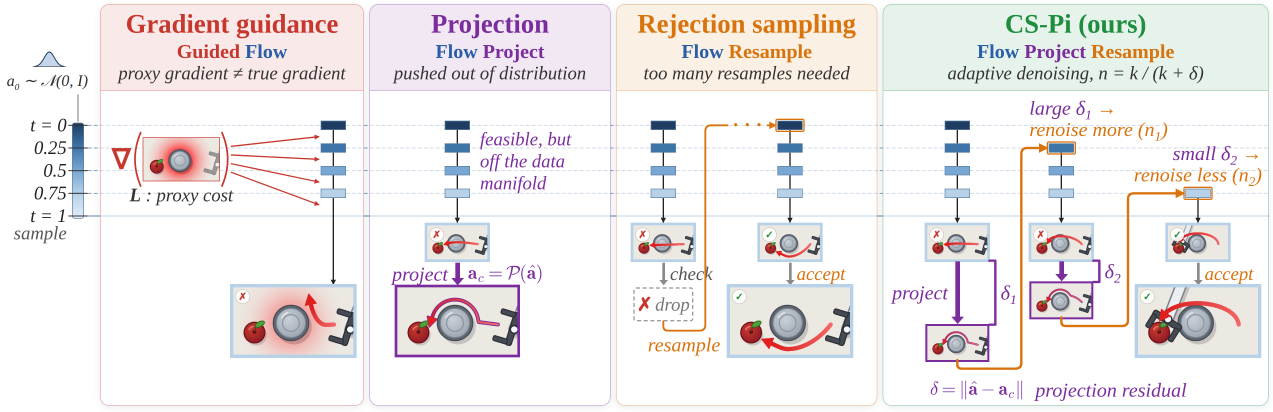
#> input picture figures/concept.png, 3818 x 1234 px, found by its file name (shown at 1/3 size)
$ python crop_concept.py
#> lines starting #> are read from the running program, lines starting #| are printed output that depends on the picture
#!/usr/bin/env python3
"""Cut the concept figure into its four method panels (lossless, full height).

Source: site/public/figures/concept.png (the paper's fig:concept, 3818x1234).
Output: site/public/figures/concept/<method>.png, shown one per method in the
"Four ways" section; opened side by side they rebuild the full figure. Panel
edges are the 2-px frame lines found by scanning the image.
"""
from pathlib import Path

from PIL import Image

ROOT = Path(__file__).resolve().parent.parent
SRC = ROOT / "site" / "public" / "figures" / "concept.png"
OUT = ROOT / "site" / "public" / "figures" / "concept"
PANELS = {  # x-range of each panel's frame (inclusive)
    "guidance": (300, 1091),
    "projection": (1108, 1831),
    "rejection": (1848, 2631),
    "cspi": (2648, 3805),
}


def main() -> None:
    im = Image.open(SRC)
#> im is the input picture: PIL image 3818x1234 RGB; mean R, G, B 239.1, 234.8, 235
    assert im.size == (3818, 1234), f"unexpected size {im.size}; re-measure PANELS"
    OUT.mkdir(parents=True, exist_ok=True)
    for name, (x0, x1) in PANELS.items():
        crop = im.crop((x0 - 2, 0, min(im.width, x1 + 3), im.height))
        crop.save(OUT / f"{name}.png", optimize=True)
        print(name, crop.size)
#> this loop made 4 passes
#> pass 1, in main, `crop = im.crop((x0 - 2, 0, min(im.width, x1 + 3), im.height))`:
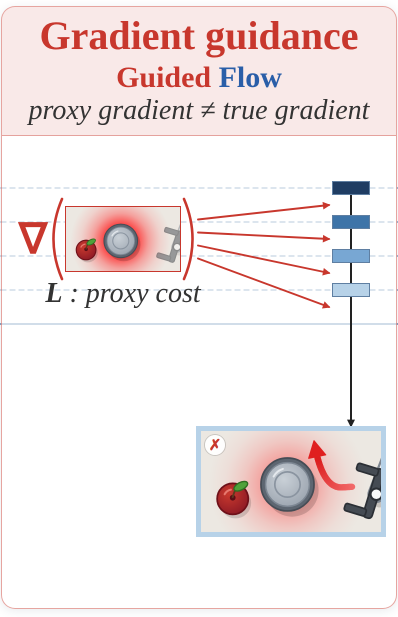
#> crop: PIL image 796x1234 RGB (shown at 1/2 size); mean R, G, B 242.5, 232.7, 232.8
#> pass 2, in main, `crop = im.crop((x0 - 2, 0, min(im.width, x1 + 3), im.height))`:
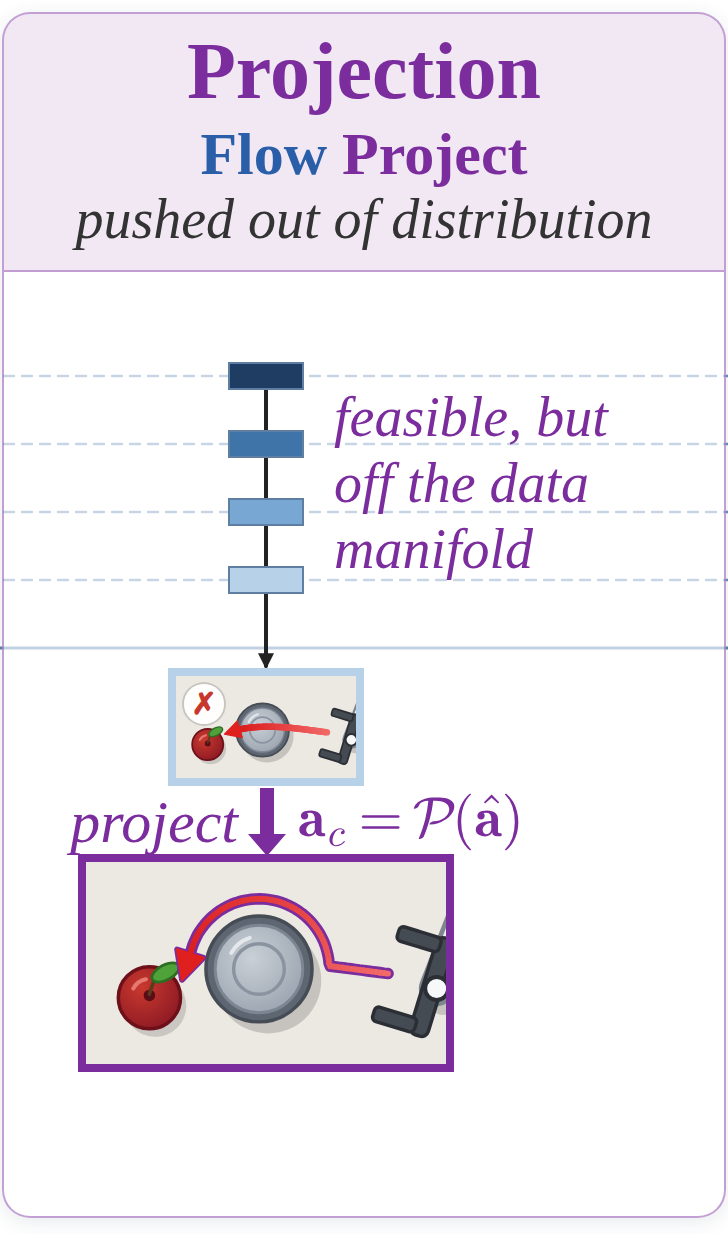
#> crop: PIL image 728x1234 RGB; mean R, G, B 238, 232.6, 240
#> pass 3, in main, `crop = im.crop((x0 - 2, 0, min(im.width, x1 + 3), im.height))`:
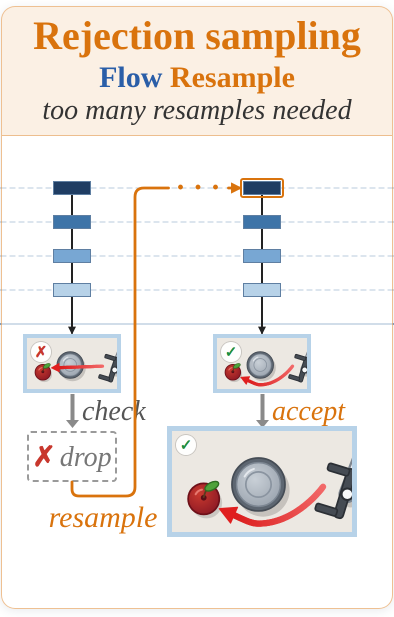
#> crop: PIL image 788x1234 RGB (shown at 1/2 size); mean R, G, B 240.4, 234.8, 230.3
#> after the loop:
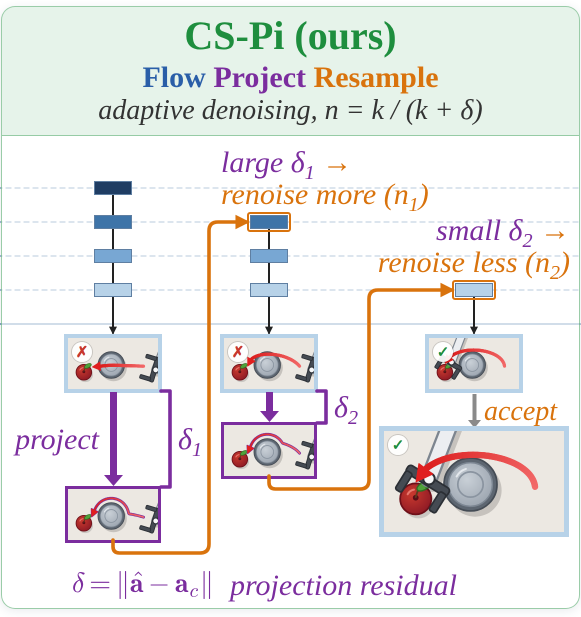
#> crop: PIL image 1162x1234 RGB (shown at 1/2 size); mean R, G, B 234.6, 234, 232.6


if __name__ == "__main__":
    main()
